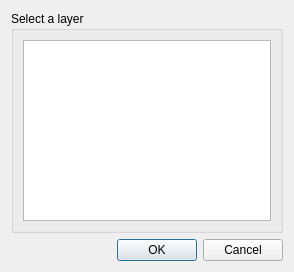
<?xml version="1.0" encoding="UTF-8"?>
<ui version="4.0">
 <class>DlgDataIOLoadTESingleLayer</class>
 <widget class="QDialog" name="DlgDataIOLoadTESingleLayer">
  <property name="windowModality">
   <enum>Qt::ApplicationModal</enum>
  </property>
  <property name="geometry">
   <rect>
    <x>0</x>
    <y>0</y>
    <width>294</width>
    <height>272</height>
   </rect>
  </property>
  <property name="sizePolicy">
   <sizepolicy hsizetype="Fixed" vsizetype="Fixed">
    <horstretch>0</horstretch>
    <verstretch>0</verstretch>
   </sizepolicy>
  </property>
  <property name="windowTitle">
   <string>Open a MISLAND file</string>
  </property>
  <layout class="QGridLayout" name="gridLayout">
   <item row="3" column="0">
    <widget class="QDialogButtonBox" name="buttonBox">
     <property name="standardButtons">
      <set>QDialogButtonBox::Cancel|QDialogButtonBox::Ok</set>
     </property>
    </widget>
   </item>
   <item row="0" column="0">
    <widget class="QGroupBox" name="groupBox">
     <property name="title">
      <string>Select a layer</string>
     </property>
     <layout class="QVBoxLayout" name="verticalLayout_2">
      <item>
       <widget class="QListView" name="layers_view">
        <property name="sizePolicy">
         <sizepolicy hsizetype="Expanding" vsizetype="Expanding">
          <horstretch>0</horstretch>
          <verstretch>0</verstretch>
         </sizepolicy>
        </property>
        <property name="minimumSize">
         <size>
          <width>200</width>
          <height>150</height>
         </size>
        </property>
        <property name="selectionMode">
         <enum>QAbstractItemView::SingleSelection</enum>
        </property>
       </widget>
      </item>
     </layout>
    </widget>
   </item>
  </layout>
 </widget>
 <resources/>
 <connections/>
</ui>
